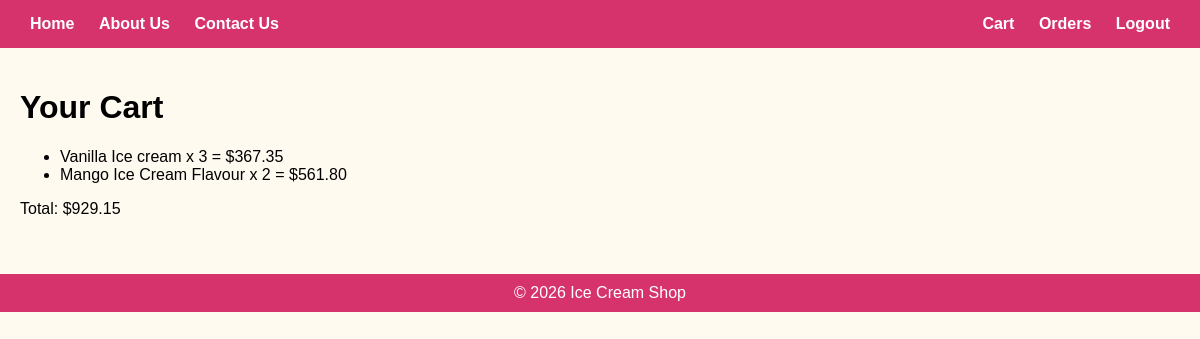
The app's page /cart/ (signed in) with its own data.
### shop/models.py (models this page shows, shortened)
class CartItem(models.Model):
    user = models.ForeignKey(User, on_delete=models.CASCADE)
    ice_cream = models.ForeignKey(IceCream, on_delete=models.CASCADE)
    quantity = models.PositiveIntegerField(default=1)
    def total_price(self):
        return self.quantity * self.ice_cream.price

class IceCream(models.Model):
    name = models.CharField(max_length=100)
    description = models.TextField()
    price = models.DecimalField(max_digits=6, decimal_places=2)
    image = models.ImageField(upload_to='icecreams/')

### shop/views.py (the view)
# urls.py: path('cart/', views.cart, name='cart'),
@login_required
def cart(request):
    cart_items = CartItem.objects.filter(user=request.user)
    total = sum(item.total_price() for item in cart_items)
    return render(request, 'shop/cart.html', {'cart_items': cart_items, 'total': total})

### shop/templates/shop/cart.html
{% extends 'base.html' %}
{% block content %}
<h1>Your Cart</h1>
{% if cart_items %}
    <ul>
    {% for item in cart_items %}
        <li>{{ item.ice_cream.name }} x {{ item.quantity }} = ${{ item.total_price }}</li>
    {% endfor %}
    </ul>
    <p>Total: ${{ total }}</p>
{% else %}
    <p>Your cart is empty.</p>
{% endif %}
{% endblock %}

### shop/templates/base.html (style rules this page uses)
body { font-family: Arial, sans-serif; background-color: #fffaf0; margin: 0; padding: 0; }

### records on screen
CartItem: ice_cream.name "Vanilla Ice cream", quantity "3", total_price "367.35"
CartItem: ice_cream.name "Mango Ice Cream Flavour", quantity "2", total_price "561.80"

### other values on screen
{{ total }} "929.15"
